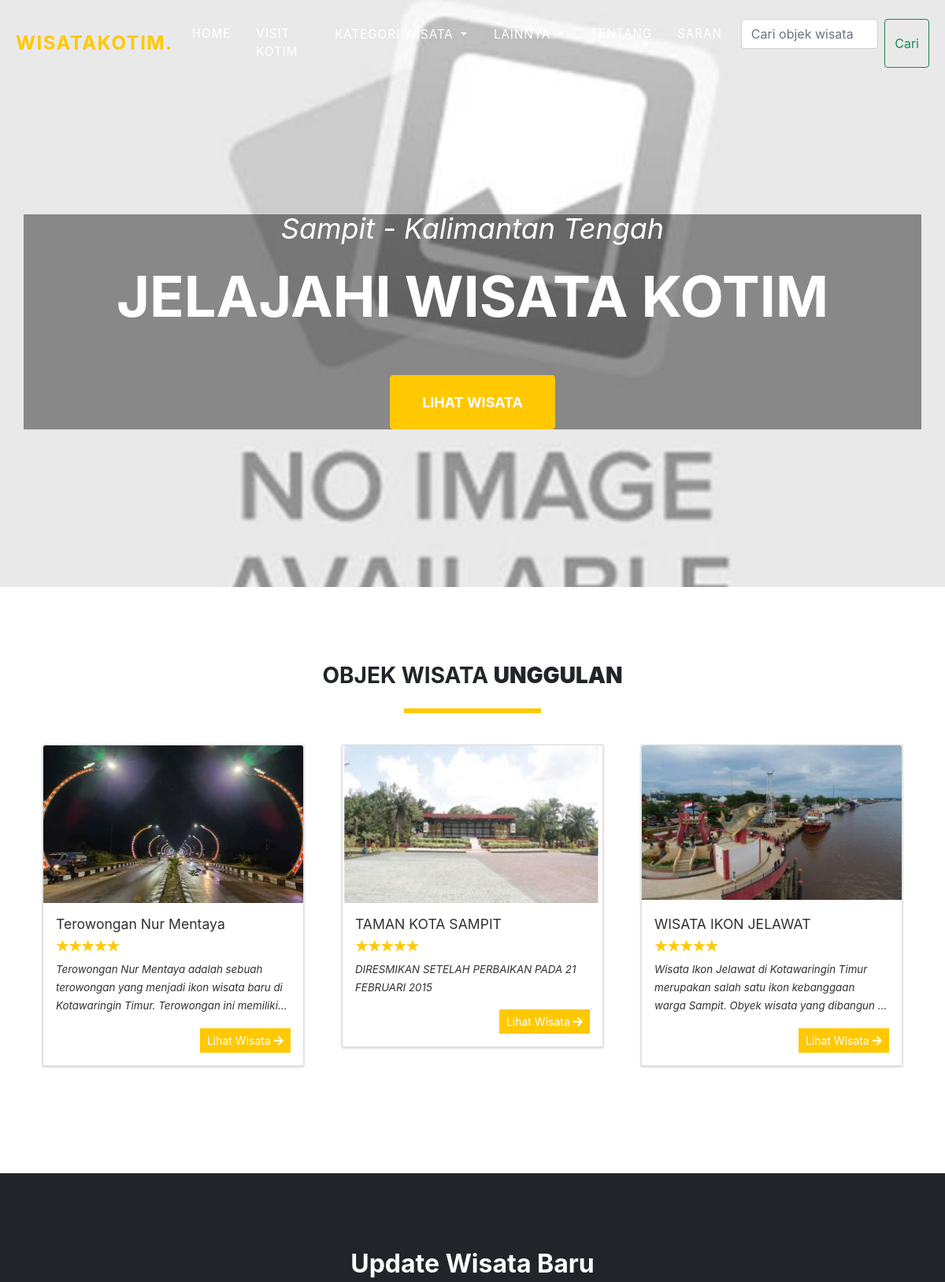
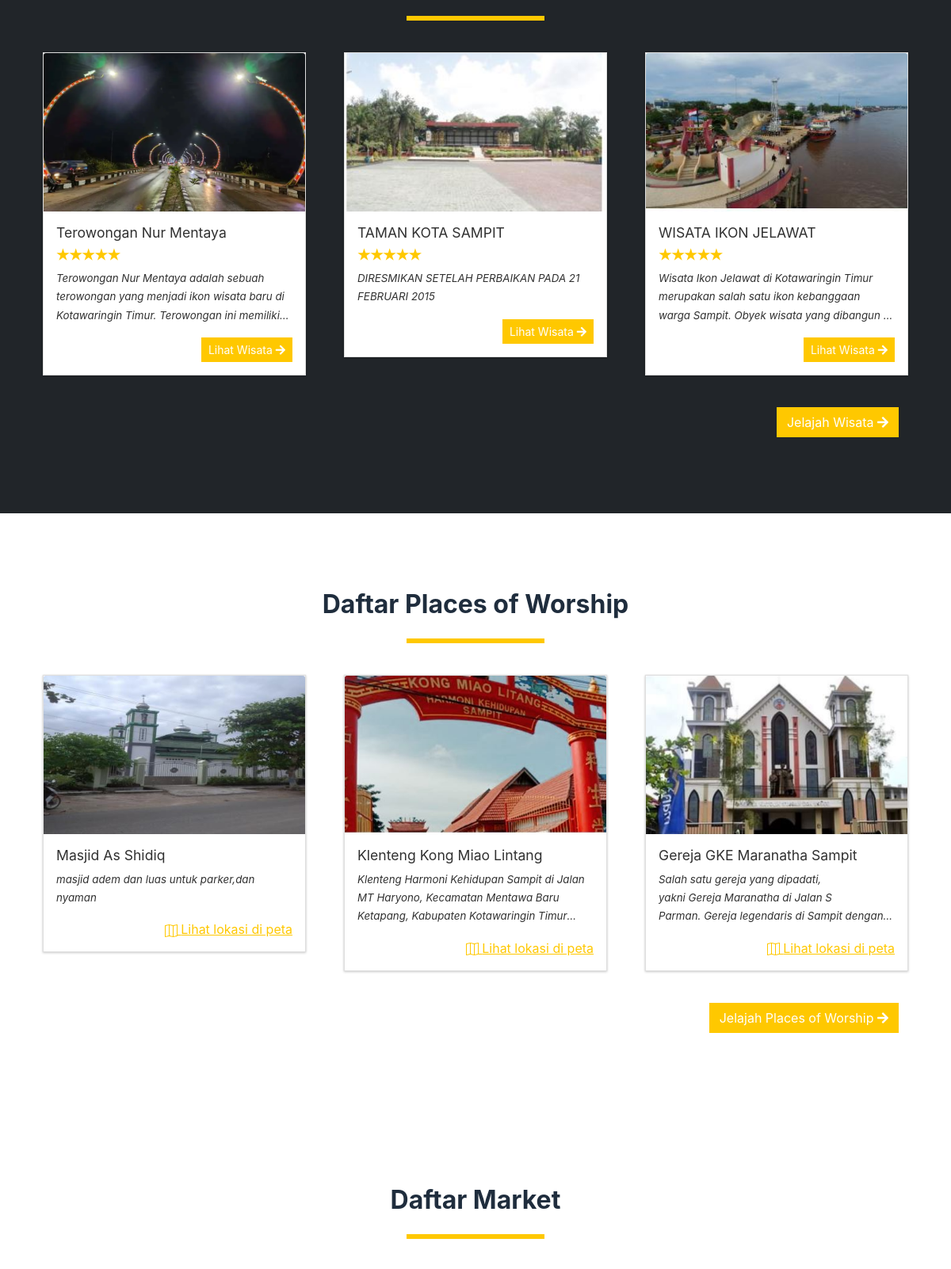
The page / (upper part) on the database its author committed (2 pictures, top to bottom).
### tables this page shows
CREATE TABLE `packages` (
  `id` int(30) NOT NULL,
  `title` text DEFAULT NULL,
  `tour_location` text DEFAULT NULL,
  `lat` varchar(255) NOT NULL,
  `lng` varchar(255) NOT NULL,
  `cost` double NOT NULL,
  `type` tinyint(2) NOT NULL DEFAULT 1,
  `description` text DEFAULT NULL,
  `upload_path` text DEFAULT NULL,
  `status` tinyint(4) NOT NULL DEFAULT 1 COMMENT '1 =active ,2 = Inactive',
  `date_created` datetime NOT NULL DEFAULT current_timestamp()
);

CREATE TABLE `categories` (
  `id` int(11) NOT NULL,
  `cat` varchar(255) NOT NULL
);

CREATE TABLE `hostelry` (
  `id` int(10) UNSIGNED NOT NULL,
  `id_package` int(11) DEFAULT NULL,
  `name` varchar(255) NOT NULL,
  `photo` varchar(255) DEFAULT NULL,
  `desc` text DEFAULT NULL,
  `type` int(11) NOT NULL,
  `lat` varchar(20) DEFAULT NULL,
  `lng` varchar(20) DEFAULT NULL,
  `created_at` timestamp NOT NULL DEFAULT current_timestamp(),
  `updated_at` timestamp NOT NULL DEFAULT current_timestamp() ON UPDATE current_timestamp()
);

### config.php (called while the page is built, shortened)
<?php
function validate_image($file){
	if(!empty($file)){
		if(is_file(base_app.$file)){
			return base_url.$file;
		}else{
			return base_url.'dist/img/no-image-available.jpg';
		}
	}else{
		return base_url.'dist/img/no-image-available.jpg';
	}
}
?>

### portal.php (the view, shortened to what this page needs)
<header class="masthead">
	<div class="container">
		<div class="masthead-subheading">Sampit - Kalimantan Tengah</div>
		<div class="masthead-heading text-uppercase">Jelajahi Wisata Kotim</div>
		<a class="btn btn-primary btn-xl text-uppercase" href="#home">Lihat Wisata</a>
	</div>
</header>
<section class="page-section" id="about">
	<div class="container">
		<div class="text-center">
			<h3 class="section-heading text-uppercase">Objek Wisata <b>Unggulan</b></h3>
			<div class="d-flex w-100 justify-content-center">
				<hr class="border-warning" style="border:3px solid" width="15%">
			</div>
		</div>
		<div class="row">
			<?php
			$packages = $conn->query("SELECT DISTINCT packages.*
			FROM `packages`
			JOIN rate_review ON  packages.id = rate_review.package_id
			WHERE rate_review.rate = 5
			ORDER BY packages.id DESC
			LIMIT 3");
			while ($row = $packages->fetch_assoc()) :
				$cover = '';
				if (is_dir(base_app . DIRECTORY_SEPARATOR . $row['upload_path'])) {
					$img = scandir(base_app . DIRECTORY_SEPARATOR . $row['upload_path']);
					$im = $img[0];
					if (isset($img[2])) {
						$im = $img[2];
					}
					$cover = $row['upload_path'] . '/' . $im;
				}
				$row['description'] = strip_tags(stripslashes(html_entity_decode($row['description'])));
			?>
			<div class="col-md-4 p-4 ">
				<div class="card w-100 rounded-0">
					<img class="card-img-top" src="<?= validate_image($cover) ?>" alt="<?= $row['title'] ?>"
						height="200rem" style="object-fit:cover">
					<div class="card-body">
						<h5 class="card-title truncate-1 w-100"><?= $row['title'] ?></h5><br>
						<div class=" w-100 d-flex justify-content-start">
							<div class="stars stars-small">
								<form action="">
									<label class="star star-5" for="star-5"></label>
									<label class="star star-4" for="star-4"></label>
									<label class="star star-3" for="star-3"></label>
									<label class="star star-2" for="star-2"></label>
									<label class="star star-1" for="star-1"></label>
								</form>
							</div>
						</div>
						<p class="card-text truncate"><?= $row['description'] ?></p>
						<div class="w-100 d-flex justify-content-end">
							<a href="./?page=view_package&id=<?= $row['id'] ?>"
								class="btn btn-sm btn-flat btn-warning">Lihat Wisata <i
									class="fa fa-arrow-right"></i></a>
						</div>
					</div>
				</div>
			</div>
			<?php endwhile; ?>
		</div>
	</div>
</section>
<section class="page-section bg-dark" id="home">
	<div class="container">
		<h2 class="text-center">Update Wisata Baru</h2>
		<div class="d-flex w-100 justify-content-center">
			<hr class="border-warning" style="border:3px solid" width="15%">
		</div>
		<div class="row">
			<?php
			$packages = $conn->query("SELECT DISTINCT packages.* FROM `packages` JOIN rate_review ON packages.id = rate_review.package_id WHERE rate_review.rate = 5 ORDER BY packages.id DESC LIMIT 3");
			while ($row = $packages->fetch_assoc()) :
				$cover = '';
				if (is_dir(base_app . DIRECTORY_SEPARATOR . $row['upload_path'])) {
					$img = scandir(base_app . DIRECTORY_SEPARATOR . $row['upload_path']);
					$im = $img[0];
					if (isset($img[2])) {
						$im = $img[2];
					}
					$cover = $row['upload_path'] . '/' . $im;
				}
				$row['description'] = strip_tags(stripslashes(html_entity_decode($row['description'])));
			?>
			<div class="col-md-4 p-4 ">
				<div class="card w-100 rounded-0">
					<img class="card-img-top" src="<?= validate_image($cover) ?>" alt="<?= $row['title'] ?>"
						height="200rem" style="object-fit:cover">
					<div class="card-body">
						<h5 class="card-title truncate-1 w-100"><?= $row['title'] ?></h5><br>
						<div class=" w-100 d-flex justify-content-start">
							<div class="stars stars-small">
								<form action="">
									<label class="star star-5" for="star-5"></label>
									<label class="star star-4" for="star-4"></label>
									<label class="star star-3" for="star-3"></label>
									<label class="star star-2" for="star-2"></label>
									<label class="star star-1" for="star-1"></label>
								</form>
							</div>
						</div>
						<p class="card-text truncate"><?= $row['description'] ?></p>
						<div class="w-100 d-flex justify-content-end">
							<a href="./?page=view_package&id=<?= $row['id'] ?>"
								class="btn btn-sm btn-flat btn-warning">Lihat Wisata <i
									class="fa fa-arrow-right"></i></a>
						</div>
					</div>
				</div>
			</div>
			<?php endwhile; ?>
		</div>
		<div class="d-flex w-100 justify-content-end">
			<a href="./?page=packages" class="btn btn-flat btn-warning mr-4">Jelajah Wisata <i
					class="fa fa-arrow-right"></i></a>
		</div>
	</div>
</section>
<?php
$pack = $conn->query("SELECT *
	FROM `categories`
	ORDER BY `id` DESC
");
?>
<?php while ($rowCat = $pack->fetch_assoc()) : ?>
<section class="page-section bg-white" id="home">
	<div class="container">
		<h2 class="text-center">Daftar <?= $rowCat['cat'] ?></h2>
		<div class="d-flex w-100 justify-content-center">
			<hr class="border-warning" style="border:3px solid" width="15%">
		</div>
		<div class="row" style="display: flex; justify-content: center;">
			<?php
				$packages = $conn->query("SELECT *
			FROM `hostelry`
			WHERE type = '{$rowCat['id']}'
			ORDER BY id DESC
			LIMIT 3;
			");
				while ($rowPackage = $packages->fetch_assoc()) :
					$cover = '';
					if (is_dir(base_app . DIRECTORY_SEPARATOR . $rowPackage['photo'])) {
						$img = scandir(base_app . DIRECTORY_SEPARATOR . $rowPackage['photo']);
						$im = $img[0];
						if (isset($img[2])) {
							$im = $img[2];
						}
						$cover = $rowPackage['photo'] . '/' . $im;
					}
					$rowPackage['desc'] = strip_tags(stripslashes(html_entity_decode($rowPackage['desc'])));
				?>
			<div class="col-md-4 p-4 ">
				<div class="card w-100 rounded-0">
					<img class="card-img-top" src="<?= validate_image($cover) ?>" alt="<?= $rowPackage['title'] ?>"
						height="200rem" style="object-fit:cover">
					<div class="card-body">
						<h5 class="card-title truncate-1 w-100 justify-content-center"><?= $rowPackage['name'] ?></h5>
						<br>
						<p class="card-text truncate"><?= $rowPackage['desc'] ?></p>
						<div class="w-100 d-flex justify-content-end">
							<a href="https://www.google.com/maps/search/?api=1&query=<?= $rowPackage['lat'] ?>,<?= $rowPackage['lng'] ?>"
								target="_blank" rel="noopener noreferrer"> Lihat lokasi di peta
							</a>
						</div>
					</div>
				</div>
			</div>
			<?php endwhile; ?>
		</div>
		<div class="d-flex w-100 justify-content-end">
			<a href="./?page=hotel&id=<?= $rowCat['id'] ?>" class="btn btn-flat btn-warning mr-4">Jelajah
				<?= $rowCat['cat'] ?> <i class="fa fa-arrow-right"></i></a>
		</div>
	</div>
</section>
<?php endwhile; ?>

### rows shown on the page
packages: upload_path (picture), title "Terowongan Nur Mentaya", description "Terowongan Nur Mentaya adalah sebuah terowongan yang menjadi ikon wisata baru di Kotawaringin Timur. Terowongan ini…"
packages: upload_path (picture), title "TAMAN KOTA SAMPIT", description "DIRESMIKAN SETELAH PERBAIKAN PADA 21 FEBRUARI 2015"
packages: upload_path (picture), title "WISATA IKON JELAWAT", description "Wisata Ikon Jelawat di Kotawaringin Timur merupakan salah satu ikon kebanggaan warga Sampit. Obyek wisata yang dibangun…"
categories: cat "Places of Worship"
hostelry: photo (picture), name "Masjid As Shidiq", desc "masjid adem dan luas untuk parker,dan nyaman"
hostelry: photo (picture), name "Klenteng Kong Miao Lintang", desc "Klenteng Harmoni Kehidupan Sampit di Jalan MT Haryono, Kecamatan Mentawa Baru Ketapang, Kabupaten Kotawaringin…"
hostelry: photo (picture), name "Gereja GKE Maranatha Sampit", desc "Salah satu gereja yang dipadati, yakni Gereja Maranatha di Jalan S Parman. Gereja legendaris di Sampit…"
categories: cat "Market"
